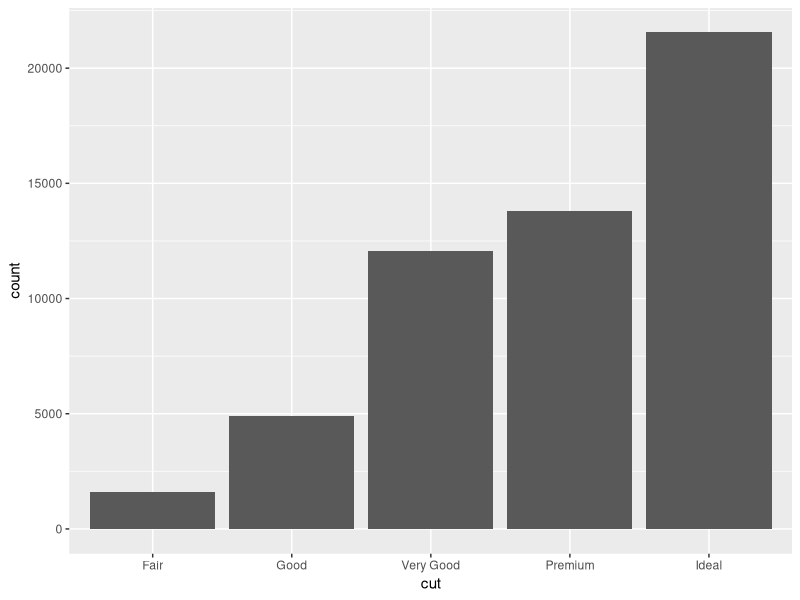
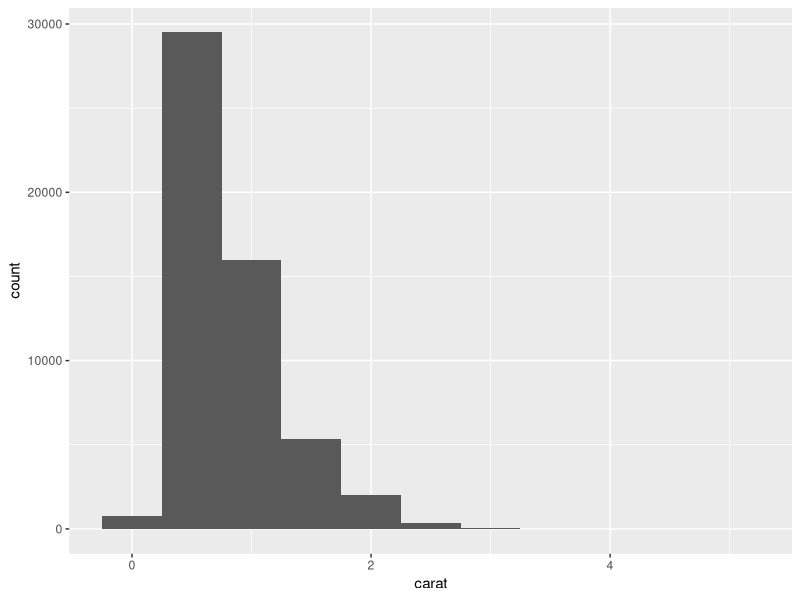
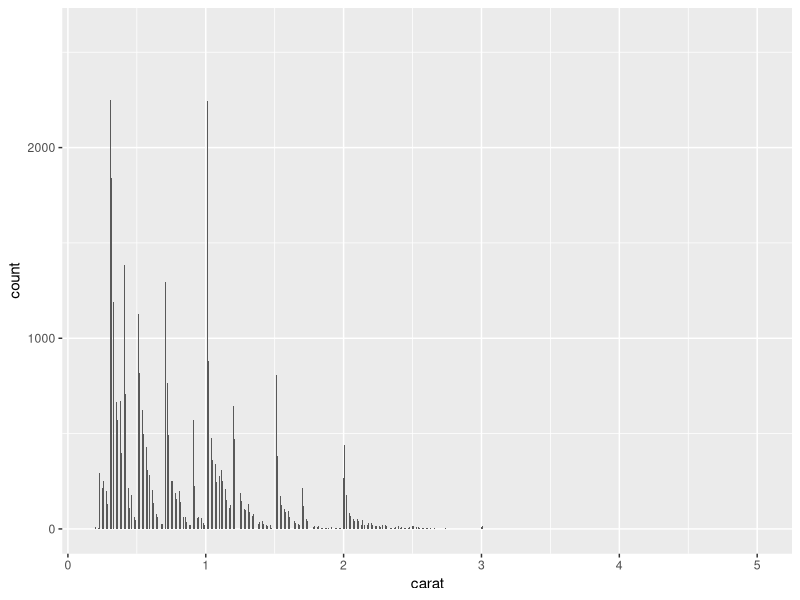
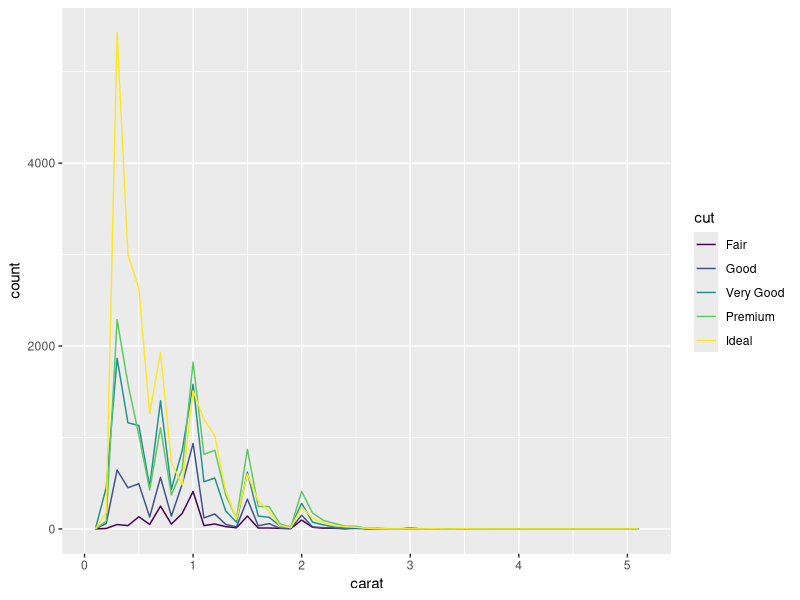
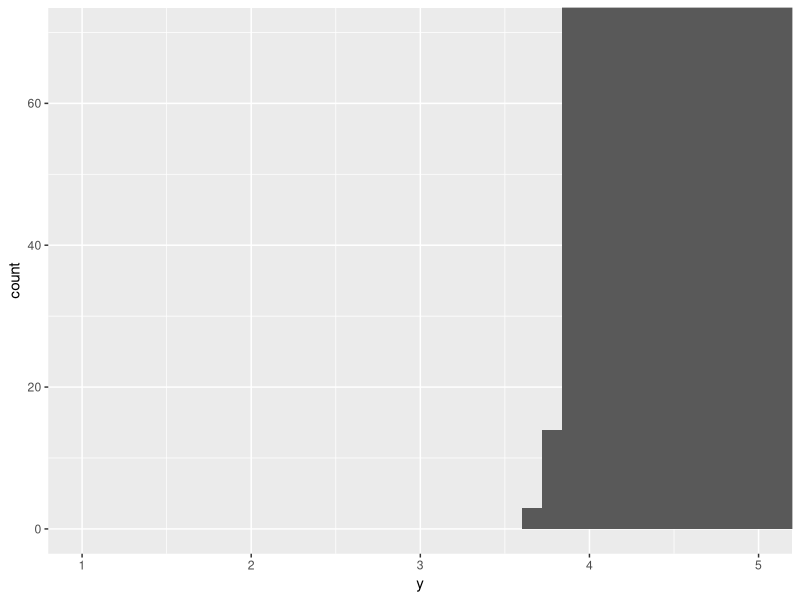
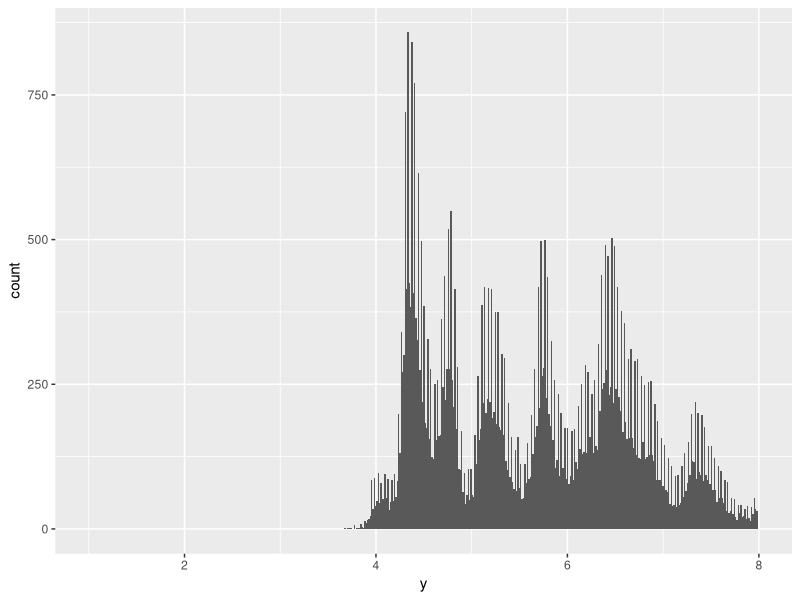
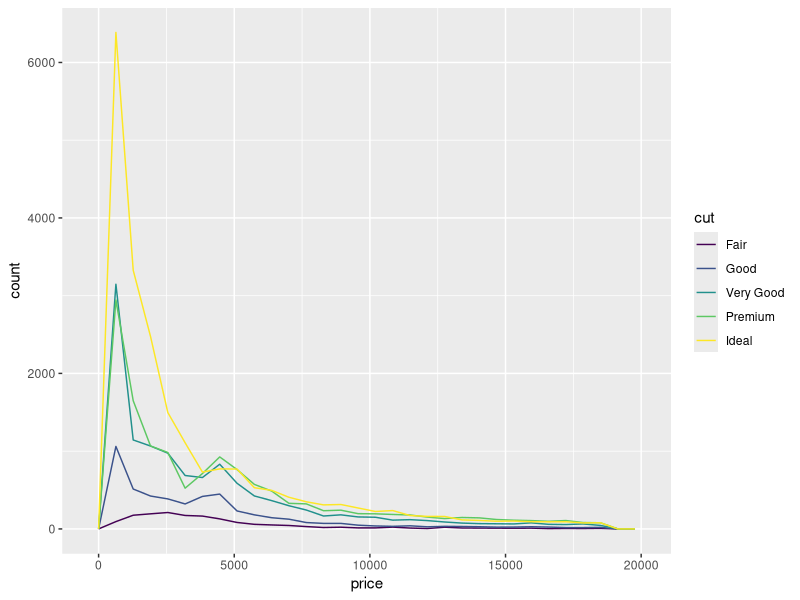
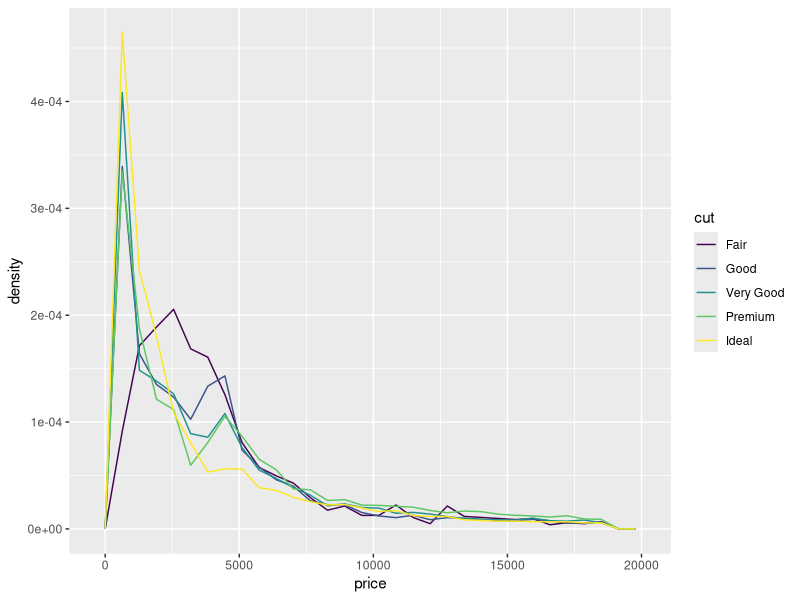

These figures' R source, in order:
## ---- chunk 1
library(tidyverse)

#For categorical variable, use a bar graph

ggplot(diamonds, aes(x = cut))+
  geom_bar()

diamonds %>% count(cut)

#for continuous variable, histogram or freqpoly

ggplot(diamonds, aes(x = carat))+
  geom_histogram(binwidth = .5)

ggplot(diamonds, aes(x = carat))+
  geom_histogram(bins = 1000)
#are there subgroups in the data? 
#Why are the clusters similar? WHy are they dissimilar?

diamonds %>% count(cut_width(carat,0.5))

ggplot(diamonds, aes(x = carat, color = cut))+
  geom_freqpoly(binwidth = 0.1)

ggplot(diamonds, aes(x = y)) +
  geom_histogram(bins = 500) +
  coord_cartesian(xlim = c(1,5), ylim = c(0,70)) #zooming in on the chart

ggplot(diamonds, aes(x = y)) +
  geom_histogram(bins = 500) +
  xlim(1,8) #considers data points only in the range

#Missing Values - try not to filter the data out. If any value is unusual, then replace with NA or the right one (mean/max etc)
## ---- chunk 2
#Categorical and continuous variable


ggplot(diamonds, aes(x = price))+
  geom_freqpoly(aes(color = cut)) #here since the total in each category is low, the difference might be misleading. use count() to see the difference

#a better option would be to use density

ggplot(diamonds, aes(x = price, y = ..density..))+
  geom_freqpoly(aes(color = cut)) #here, each graph is scaled to a constant (1, i think)

#another method is to use box plot

ggplot(diamonds, aes(x = cut, y = price)) +
  geom_boxplot()

#if we are interested to see how price would increase with cut, then we can reorder the x to increasing/decreasing 

ggplot(diamonds, aes(x = reorder(cut, price, FUN = median), y = price)) +
  geom_boxplot() #add a minus(-) infront of price for descending order

#for horizontal boxplot, do a coord_flip
ggplot(diamonds, aes(x = reorder(cut, price, FUN = median), y = price)) +
  geom_boxplot() +
  coord_flip()
## ---- chunk 3

#use geom_tile

diamonds %>% count(color, cut) %>% #will give n and color and cut
  ggplot(aes(x = cut, y = color))+
  geom_tile(aes(fill = n))

## ---- chunk 4
#scatter plot is a good method

ggplot(diamonds, aes(x = carat, y = price))+
  geom_point() #lots of points densed up

#you can use alpha to increase transparency
ggplot(diamonds, aes(x = carat, y = price))+
  geom_point(alpha = 1/10, size = .1)

#another method is to bin a variable and present as boxplots
ggplot(diamonds, aes(x = cut_width(carat, width = .1), y = price))+
  geom_boxplot(varwidth = T) #to make width of boxplot proportional to the number of points in the bin

#or use cut_number, which gives same number of points in each group

ggplot(diamonds, aes(x = cut_number(carat, 10), y = price))+
  geom_boxplot()


